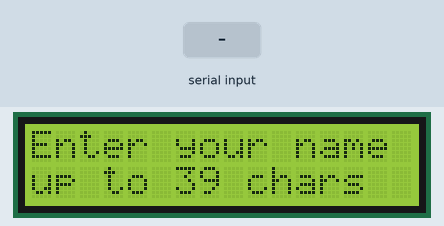
Simulated run of this sketch. Board: Arduino Uno, built with avr-gcc and run on an emulated ATmega328P. On the bench: 16×2 character LCD. The test bench sets the inputs (shaded band). What the sketch prints to the serial monitor is not drawn.

Above: at 0.1 s.
2.8 s: "1" received over Serial
At 4.5 s:
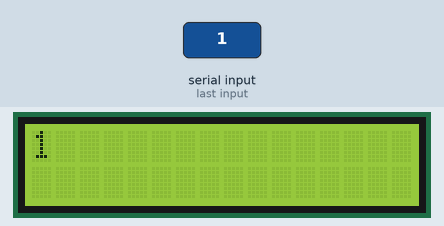
5.8 s: "0" received over Serial
At 7.2 s:
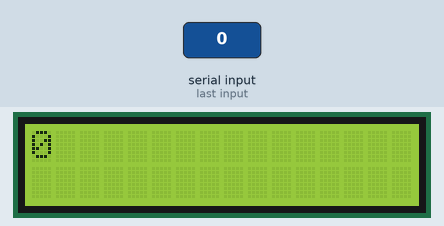
8.8 s: "2" received over Serial
At 9.8 s:
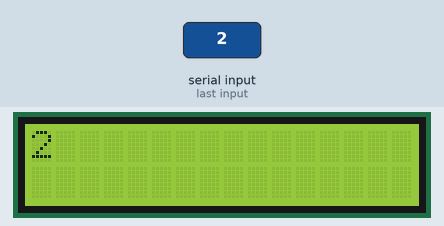
Timing chart, 0 to 11.8 s (numbered marks = the images above; inputs shaded):
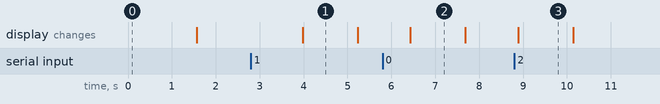

The sketch:

lcd_serial_read_scroll.ino
```cpp
#include <LiquidCrystal.h>

const int rs = 12, en = 11, d4 = 5, d5 = 4, d6 = 3, d7 = 2;
LiquidCrystal lcd(rs, en, d4, d5, d6, d7);

void setup() {
  lcd.begin(16,2);
  Serial.begin(9600);
  lcd.clear();
  lcd.setCursor(0,0);
  lcd.print("Enter your name");
  lcd.setCursor(0,1);
  lcd.print("up to 39 chars");
  delay(1500);
  Serial.println("Enter your name:");
}

void loop() {
  lcd.clear();
  lcd.setCursor(0,0);

  // Get total number of characters
  int nOfSerial = Serial.available();
  // Check if the number of characters > 39
  int delChars = 0;
  if (nOfSerial > 39) {
    // Save the number of characters that will not be displayed
    delChars = nOfSerial - 40;
  }

  // Display the message
  for (int i = nOfSerial; i > delChars; i--) {
    lcd.write(Serial.read());
    delay(50);
  }

  delay(200);
  // Scroll to display all the characters
  // if the number of characters > 16
  if (nOfSerial > 16) {
    for (int i = 0; i < nOfSerial - 16 - delChars; i++) {
      lcd.scrollDisplayLeft();
	  delay(300);
    }
  }

  // Clear serial buffer
  if (delChars) {
    while(Serial.available()) {
      Serial.read();
    }
  }

  delay(1000);
}
```

Measured:
- after the input at 2.8 s, the display: changes after 1.2 s (image 1)
- after the input at 5.8 s, the display: changes after 0.63 s (image 2)
- after the input at 8.8 s, the display: changes after 0.09 s (image 3)
- what the display in image 1 shows lasts 1.2 s, from 4.0 s to 5.2 s
